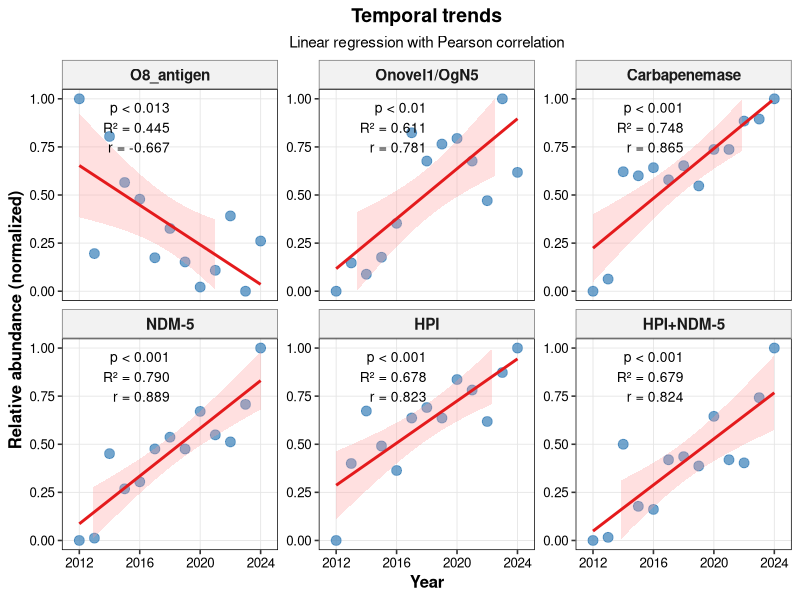

Source code (R):
# Linear Regression Analysis of Temporal Trends
#
# Purpose: Perform linear regression analysis to assess temporal trends in relative abundance across different types. The script normalizes abundance values (0–1), fits per-type linear models, computes statistical metrics, and visualizes results with faceted plots.
#
# Dependencies:
#   - tidyverse
#   - ggpubr
#
# Input:
#   - "Linear_data.csv" with columns:
#       Type                (categorical variable)
#       Year                (numeric or character)
#       Relative_abundance  (numeric)
#
# Output:
#   - Faceted regression plot (optional export)
#   - "Statistical_results.csv"
#   - "Cleaned_normalized_data.csv"
#
# =========================================================
# 1. Load required packages
# =========================================================
library(tidyverse)
library(ggpubr)

# =========================================================
# 2. Read and clean data
# =========================================================
# Read raw data
data_raw <- read.csv("Linear_data.csv", header = TRUE)

# Data cleaning pipeline
data_clean <- data_raw %>%
  # Keep only the first three columns
  select(1:3) %>%
  # Rename columns for clarity
  rename(
    Type = 1,
    Year = 2,
    Relative_abundance = 3
  ) %>%
  # Remove rows with missing key values
  filter(!is.na(Type) & !is.na(Year)) %>%
  # Convert data types
  mutate(
    Year = as.numeric(Year),
    Relative_abundance = as.numeric(Relative_abundance)
  ) %>%
  # Remove rows with missing abundance values
  filter(!is.na(Relative_abundance))

# Inspect cleaned data
cat("Data cleaning completed.\n")
cat(paste("Number of rows:", nrow(data_clean), "\n"))
cat(paste("Number of types:", length(unique(data_clean$Type)), "\n"))
cat("Preview of cleaned data:\n")
print(head(data_clean, 10))

# Preserve the original order of Type as it appears in the data
type_order <- unique(data_clean$Type)

data_clean <- data_clean %>%
  mutate(Type = factor(Type, levels = type_order))

# =========================================================
# 3. Normalize abundance values (0–1 scaling)
# =========================================================
# Normalize relative abundance within each type
data_norm <- data_clean %>%
  group_by(Type) %>%
  mutate(
    # Normalization formula: (x - min) / (max - min)
    Abundance_norm = (Relative_abundance - min(Relative_abundance)) /
      (max(Relative_abundance) - min(Relative_abundance))
  ) %>%
  ungroup()

# Verify normalization results
cat("\nChecking normalization results:\n")
for (tp in unique(data_norm$Type)) {
  subset_data <- data_norm[data_norm$Type == tp, ]
  cat(
    paste(
      tp, ": original range [",
      round(min(subset_data$Relative_abundance), 3), ", ",
      round(max(subset_data$Relative_abundance), 3),
      "], normalized range [",
      round(min(subset_data$Abundance_norm), 3), ", ",
      round(max(subset_data$Abundance_norm), 3), "]\n",
      sep = ""
    )
  )
}

# =========================================================
# 4. Calculate statistical metrics
# =========================================================
stats <- data_norm %>%
  group_by(Type) %>%
  summarise(
    # Basic statistics
    n_points = n(),
    mean_abundance = mean(Relative_abundance),
    
    # Linear regression on normalized abundance
    slope = lm(Abundance_norm ~ Year)$coefficients[2],
    p_value = summary(lm(Abundance_norm ~ Year))$coefficients[2, 4],
    R2 = summary(lm(Abundance_norm ~ Year))$r.squared,
    
    # Pearson correlation
    r = cor(Abundance_norm, Year, method = "pearson"),
    
    # Label positioning for plots
    label_x = median(Year),
    label_y = max(Abundance_norm) * 0.85,
    
    .groups = "drop"
  ) %>%
  # Format statistical labels
  mutate(
    p_label = case_when(
      p_value < 0.001 ~ "p < 0.001",
      p_value < 0.01 ~ "p < 0.01",
      p_value < 0.05 ~ sprintf("p < %.3f", p_value),
      TRUE ~ sprintf("p = %.3f", p_value)
    ),
    R2_label = sprintf("R² = %.3f", R2),
    r_label = sprintf("r = %.3f", r),
    stat_label = paste(p_label, R2_label, r_label, sep = "\n")
  )

# Display statistical summary
print(stats[, c("Type", "n_points", "p_label", "R2_label", "r_label")])

# =========================================================
# 5. Visualization
# =========================================================
p <- ggplot(data_norm, aes(x = Year, y = Abundance_norm)) +
  # Scatter points
  geom_point(color = "#377EB8", size = 3, alpha = 0.7) +
  
  # Linear regression line with confidence interval
  geom_smooth(
    method = "lm",
    formula = y ~ x,
    color = "#E41A1C",
    fill = "#FF9999",
    alpha = 0.3,
    linewidth = 1.0,
    se = TRUE
  ) +
  
  # Facet by type
  facet_wrap(~ Type, ncol = 3, scales = "free_y") +
  
  # Add statistical annotations
  geom_text(
    data = stats,
    aes(x = label_x, y = label_y, label = stat_label),
    size = 3.5,
    hjust = 1,
    vjust = 0.5,
    color = "black"
  ) +
  
  # Theme customization
  theme_bw(base_size = 12) +
  theme(
    panel.grid.minor = element_blank(),
    panel.grid.major = element_line(color = "gray90", linewidth = 0.3),
    panel.border = element_rect(color = "black", linewidth = 0.5),
    strip.background = element_rect(fill = "gray95", color = "gray50"),
    strip.text = element_text(face = "bold", size = 11),
    axis.text = element_text(color = "black"),
    axis.title = element_text(face = "bold"),
    plot.title = element_text(face = "bold", hjust = 0.5, size = 14),
    plot.subtitle = element_text(hjust = 0.5, size = 11)
  ) +
  
  # Labels
  labs(
    x = "Year",
    y = "Relative abundance (normalized)",
    title = "Temporal trends",
    subtitle = "Linear regression with Pearson correlation"
  ) +
  
  # Axis settings
  scale_x_continuous(
    breaks = seq(2012, 2024, by = 4),
    limits = c(2011.5, 2024.5)
  ) +
  ylim(0, 1)

# Display plot
print(p)

# =========================================================
# 6. Save results
# =========================================================
# Save statistical results
write.csv(stats, "Statistical_results.csv", row.names = FALSE)

# Save cleaned and normalized data
write.csv(data_norm, "Cleaned_normalized_data.csv", row.names = FALSE)
